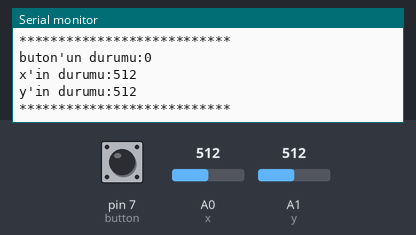
The sketch below on a simulated Arduino Uno, built with avr-gcc and run on an emulated ATmega328P. Parts: the last lines printed to the serial monitor. Inputs (shaded band) come from the test bench; at power-on: A0 (x) = 512, A1 (y) = 512, pin 7 (button) LOW.

Above: at 1.3 s.
1.4 s: A0 (x) set to 716
At 1.9 s:
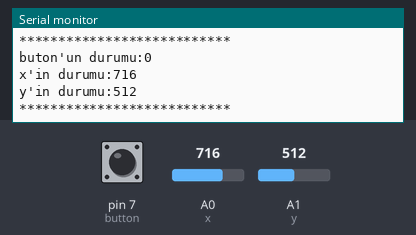
2.9 s: A1 (y) set to 716
At 3.45 s:
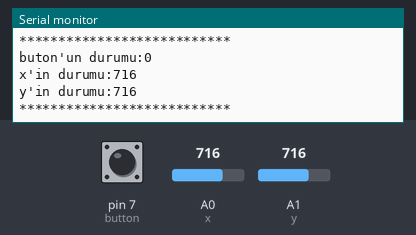
4.4 s: pin 7 (button) pulled HIGH for 0.65 s
6.5 s: A0 (x) set to 900
At 7.08 s:
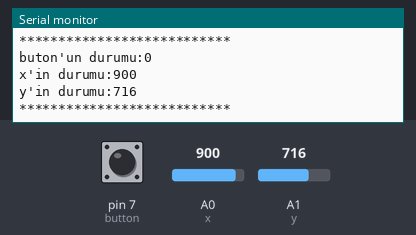
8.0 s: A1 (y) set to 900
At 8.63 s:
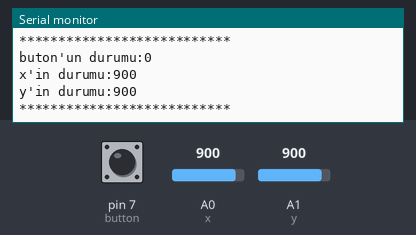
Timing chart, 0 to 10.5 s (numbered marks = the images above; inputs shaded):
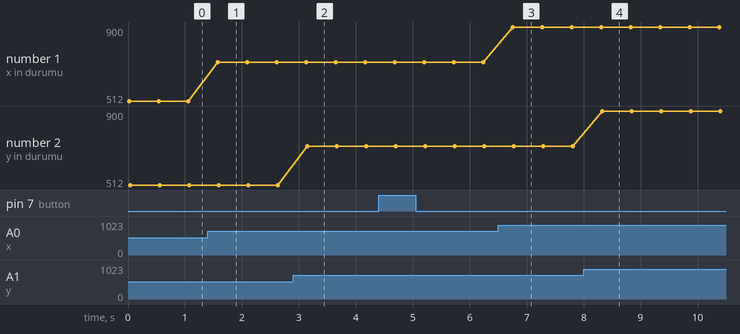

The sketch:

Deneme31-Joystick.ino
```cpp
const int x=A0;
const int y=A1;
const int button = 7;
int xdurum;
int ydurum;
int bdurum;

void setup() {
  // put your setup code here, to run once:
  Serial.begin(9600);
}

void loop() {
  // put your main code here, to run repeatedly:
  xdurum=analogRead(x);
  ydurum=analogRead(y);
  bdurum=digitalRead(button);

  Serial.print("buton'un durumu:");
  Serial.println(bdurum);
  Serial.print("x'in durumu:");
  Serial.println(xdurum);
  Serial.print("y'in durumu:");
  Serial.println(ydurum);
  Serial.println("***************************");
  delay(500);

}
```

Measured:
- after the input at 1.4 s, the serial monitor: prints a new line after 0.17 s (image 1)
- after the input at 2.9 s, the serial monitor: prints a new line after 0.25 s (image 2)
- after the input at 6.5 s, the serial monitor: prints a new line after 0.25 s (image 3)
- after the input at 8.0 s, the serial monitor: prints a new line after 0.32 s (image 4)
- plotted number 1: 512 → 716 after the input at 1.4 s, 716 → 900 after the input at 6.5 s
